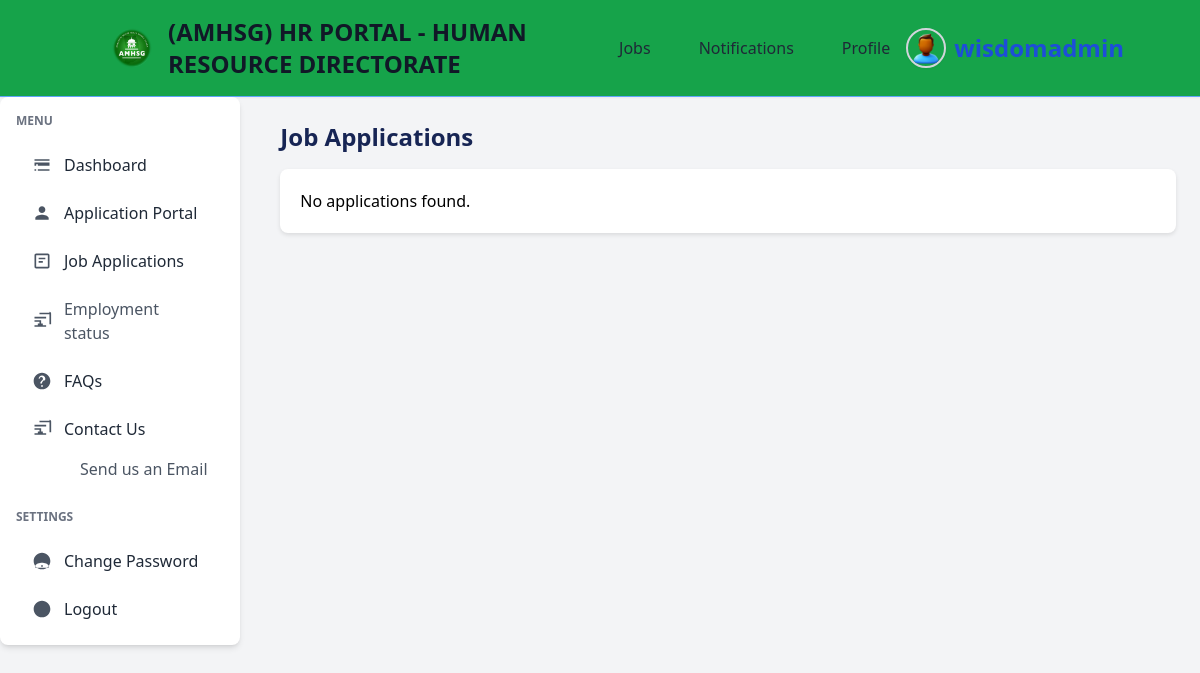
Page /job-applications/ (signed in) on the earlier database version.
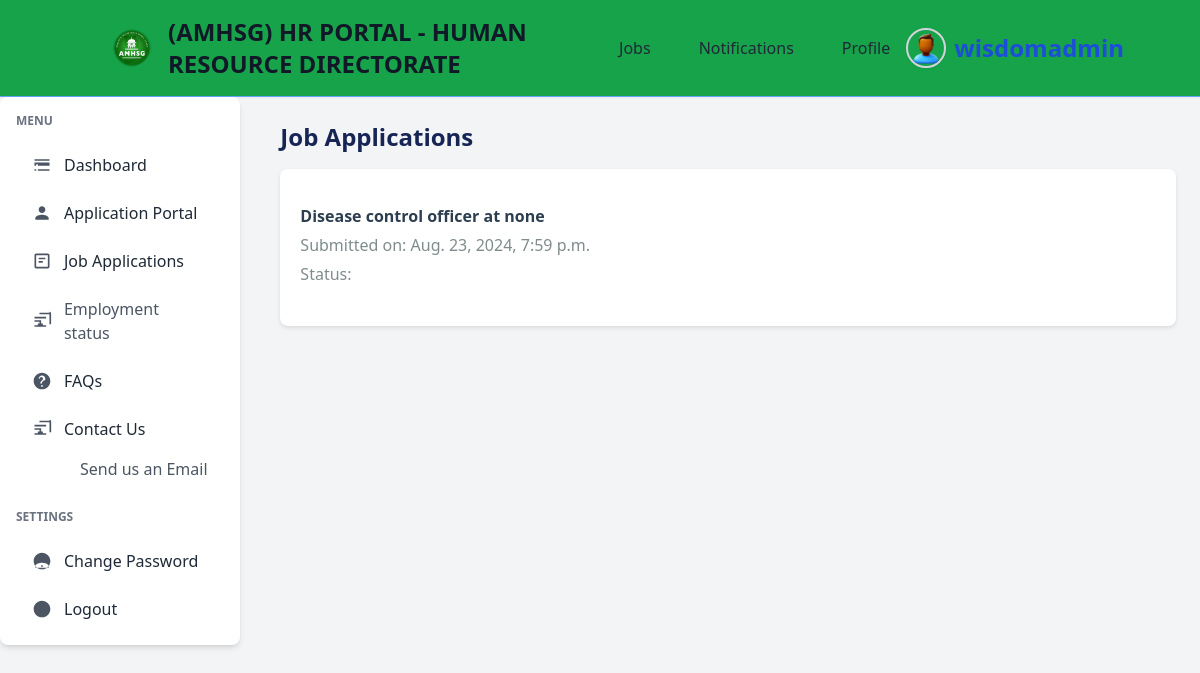
Same page on the later database version.
### application_portal/models.py (models this page shows, shortened)
class Application(models.Model):
    user = models.ForeignKey(User, on_delete=models.CASCADE)
    job_title = models.ForeignKey(Job, on_delete=models.CASCADE, blank=True)
    full_name = models.CharField(max_length=255)
    email = models.EmailField()
    phone_number = models.CharField(max_length=15)
    address = models.TextField()
    date_of_birth = models.DateField()
    resume = models.FileField(upload_to='resumes/')
    cover_letter = models.TextField()
    date = models.DateTimeField(auto_now_add=True)

### jobs/models.py (models this page shows)
class Job(models.Model):
    title = models.CharField(max_length=255, default="none")
    company = models.CharField(max_length=255, default="none")  # Name of the company offering the job
    location = models.CharField(max_length=255, default="none")
    description = models.TextField()
    responsibilities = models.TextField(help_text="List of job responsibilities", default="none")  # New field for responsibilities
    requirements = models.TextField(help_text="List of job requirements", default="none")  # New field for requirements
    salary = models.CharField(max_length=100, blank=True, null=True, help_text="Salary range or amount")  # Optional salary field
    posted_date = models.DateField(auto_now_add=True, blank=True, null=True)
    application_deadline = models.DateField(null=True, blank=True, help_text="Deadline to apply for the job")  # New field for application deadline
    def __str__(self):
        return f"{self.title} at {self.company}"
    class Meta:
        ordering = ['-posted_date']  # Orders job listings by the most recent first

### application_portal/views.py (the view)
# urls.py: path('job-applications/', views.application_list, name='job-applications'),
@login_required(login_url="my-login")
def application_list(request):
    applications = Application.objects.all().order_by('-date')
    context = {
        'applications': applications.filter(user=request.user)
    }
    return render(request, 'application_portal/job_applications.html', context)

### templates/application_portal/job_applications.html
{% extends 'authentication/dash-base.html' %} {% block content %}
<div class="container">
  <h1 class="text-2xl font-semibold text-blue-950 mb-4">Job Applications</h1>
  <div class="application-list">
    {% if applications %} {% for application in applications %}
    <div class="application">
      <h3 class="text-blue-800 font-semibold text-1xl">
        {{ application.job_title }}
      </h3>
      <p>Submitted on: {{ application.date }}</p>
      <p>Status: {{ application.status }}</p>
    </div>
    {% endfor %} {% else %}
    <p>No applications found.</p>
    {% endif %}
  </div>
</div>
{% endblock %}

Differences in the rows shown:
added Application: job_title "Disease control officer at none", date "Aug. 23, 2024, 7:59 p.m."
Other differences:
text no longer shown: "No applications found."
